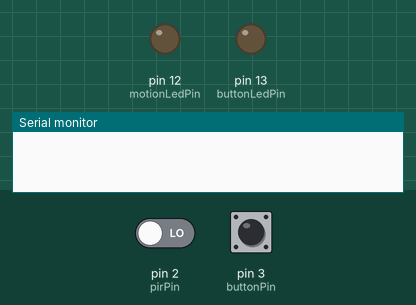
Bench run of a sketch on a simulated Arduino Uno, built with avr-gcc and run on an emulated ATmega328P. Parts: output pins drawn as LEDs (lit = HIGH), the last lines printed to the serial monitor. Inputs (shaded band) come from the test bench; at power-on: pin 2 (pirPin) LOW, pin 3 (buttonPin) HIGH.

Above: at 1.2 s.
1.3 s: pin 2 (pirPin) driven HIGH
At 2.8 s:
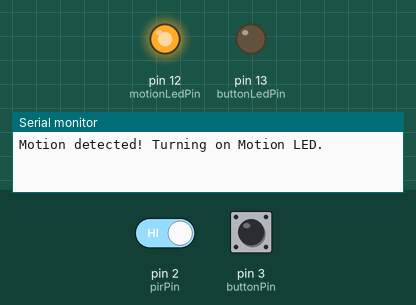
4.3 s: pin 3 (buttonPin) pulled LOW for 0.15 s
At 5.4 s:
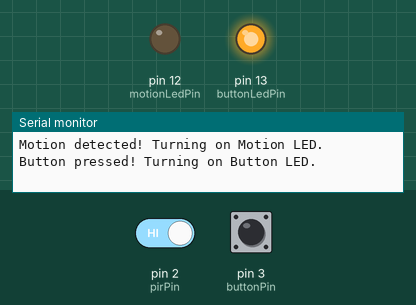
Timing chart, 0 to 7.5 s (numbered marks = the images above; inputs shaded):
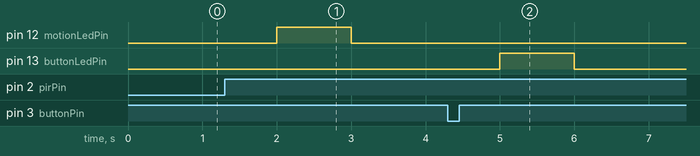

Measured:
- after the input at 1.3 s, pin 12 (motionLedPin): LOW → HIGH after 0.70 s, → LOW 1.0 s later
- after the input at 4.3 s, pin 13 (buttonLedPin): LOW → HIGH after 0.70 s, → LOW 1.0 s later

The sketch:

sketch_feb3a.ino
```cpp
#define pirPin 2
#define buttonPin 3
#define motionLedPin 12
#define buttonLedPin 13

volatile bool motionDetectedFlag = false;
volatile bool buttonPressedFlag = false;

void interruptMotion() {
    motionDetectedFlag = true;
}

void interruptButton() {
    buttonPressedFlag = true;
}

void setup() {
    pinMode(pirPin, INPUT);
    pinMode(buttonPin, INPUT_PULLUP);
    pinMode(motionLedPin, OUTPUT);
    pinMode(buttonLedPin, OUTPUT);
    Serial.begin(9600);

    attachInterrupt(digitalPinToInterrupt(pirPin), interruptMotion, RISING);
    attachInterrupt(digitalPinToInterrupt(buttonPin), interruptButton, FALLING);
}

void loop() {
    if (motionDetectedFlag) {
        digitalWrite(motionLedPin, HIGH);
        Serial.println("Motion detected! Turning on Motion LED.");
        motionDetectedFlag = false;
    } else {
        digitalWrite(motionLedPin, LOW);
    }

    if (buttonPressedFlag) {
        digitalWrite(buttonLedPin, HIGH);
        Serial.println("Button pressed! Turning on Button LED.");
        buttonPressedFlag = false;
    } else {
        digitalWrite(buttonLedPin, LOW);
    }

    delay(1000);
}
```
